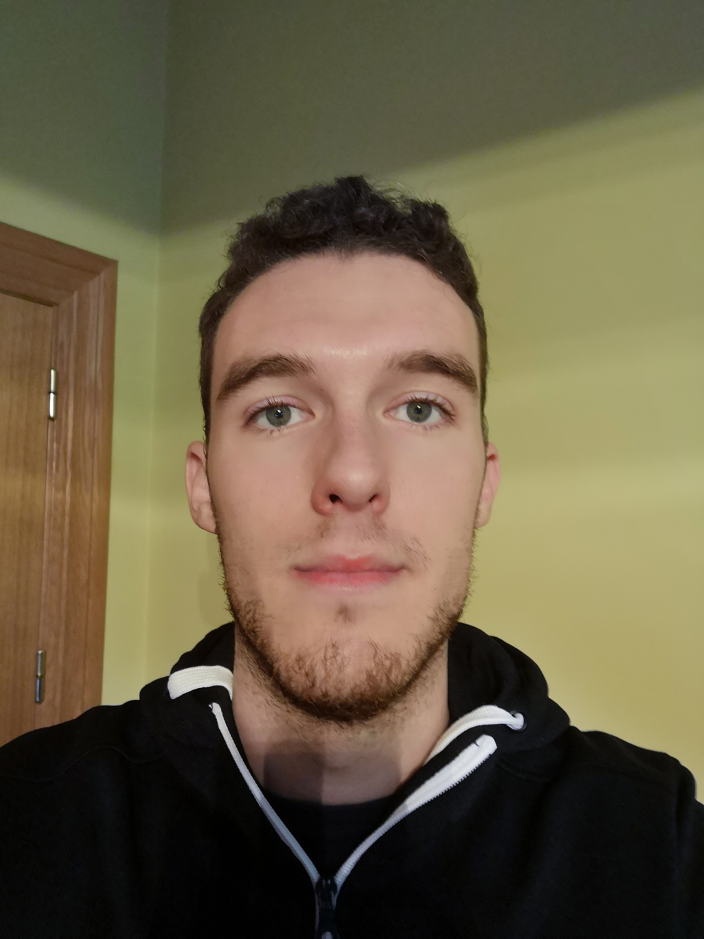
#> input picture Imagenes/imagen1.jpg, 4224 x 5632 px (shown at 1/6 size)
$ python -i recognition_opencv.py   (imports and definitions only)
#> lines starting #> are read from the running program, lines starting #| are printed output that depends on the picture
#> further down, picture is the input picture: shape (5632, 4224, 3); mean B, G, R 70, 95.4, 106.4
import cv2
import os

#Funcion para preparar las listas de personas y etiquetas para el entrenamiento
# [51 lines left out: function create_training_structures, not called in this run]

#Funcion para detectar caras en la imagen "img"
def detect_face(img):

    #Pasamos la imagen a escala de grises, esto es necesario para realizar el procesamiento
    gray = cv2.cvtColor(img, cv2.COLOR_BGR2GRAY)
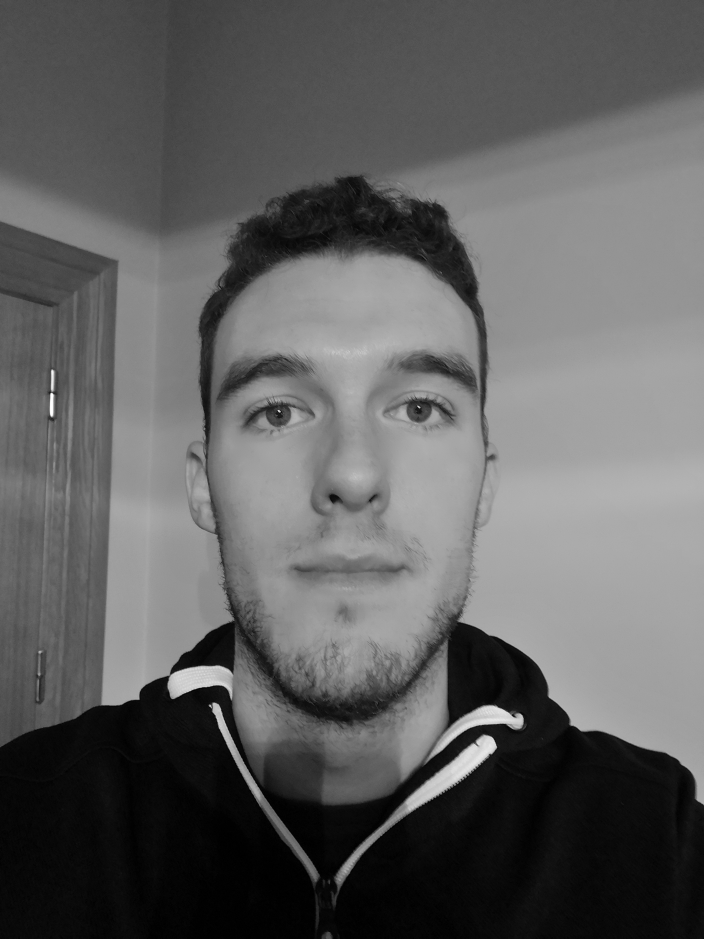
#> gray: shape (5632, 4224) (shown at 1/6 size); min 0, max 255, mean 95.8

    """
    #Ecualizacion del histograma (para suavizar los cambios de iluminacion)
    #equ = cv2.equalizeHist(resized)

    #Aplicando filtro bilatreal para realizar un suavizado de la imagen
    #blur = cv2.bilateralFilter(equ,9,75,75)
    """

    #Se hace uso del clasificador Haar
    #face_cascade = cv2.CascadeClassifier(cv2.data.haarcascades + "haarcascade_frontalface_default.xml")
    face_cascade = cv2.CascadeClassifier(cv2.data.haarcascades + "haarcascade_frontalface_alt.xml")
    #face_cascade = cv2.CascadeClassifier(cv2.data.haarcascades + "haarcascade_frontalface_alt2.xml")
    #face_cascade = cv2.CascadeClassifier(cv2.data.haarcascades + "haarcascade_frontalface_alt_tree.xml")

    #Obtenemos la lista de imagenes detectadas
    faces_detected = face_cascade.detectMultiScale(gray, scaleFactor=1.2)
#> faces_detected = [[1014, 1560, 2205, 2205]]

    #Si no hay caras detectadas devolvemos None
    if (len(faces_detected) == 0):
        return None

    #Lista para guardar la informacion de cada una de las caras detectadas
    faces_info = []

    #Recorremos cada una de las caras detectadas
    for element in faces_detected:

        #Posiciones dentro de la imagen de la cara detectada
        x, y, w, h = element

        f = cv2.resize(gray[y:y+h, x:x+w], (200, 200))

        #Para ver las caras que se detectan
        cv2.imshow("Detected face:", f)
        cv2.waitKey(250)

        #Añadimos unicamente la parte de la imagen donde se encuentra la cara
        faces_info.append(f)
#> this loop made 1 pass
#> pass 1, in detect_face, `f = cv2.resize(gray[y:y+h, x:x+w], (200, 200))`:
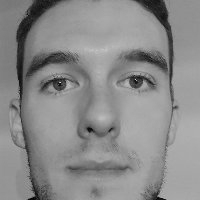
#> f: shape (200, 200); min 2, max 219, mean 138.7
#> after the loop, faces_info = 1 item

    return faces_info

#Funcion para reconocer a la persona que se halla en la imagen pasada
# [34 lines left out: function predict, not called in this run]

>>> import cv2
>>> picture = cv2.imread('Imagenes/imagen1.jpg')
>>> result = detect_face(picture)
#> result = 1 item

$ run again, on Imagenes/imagen2.jpg
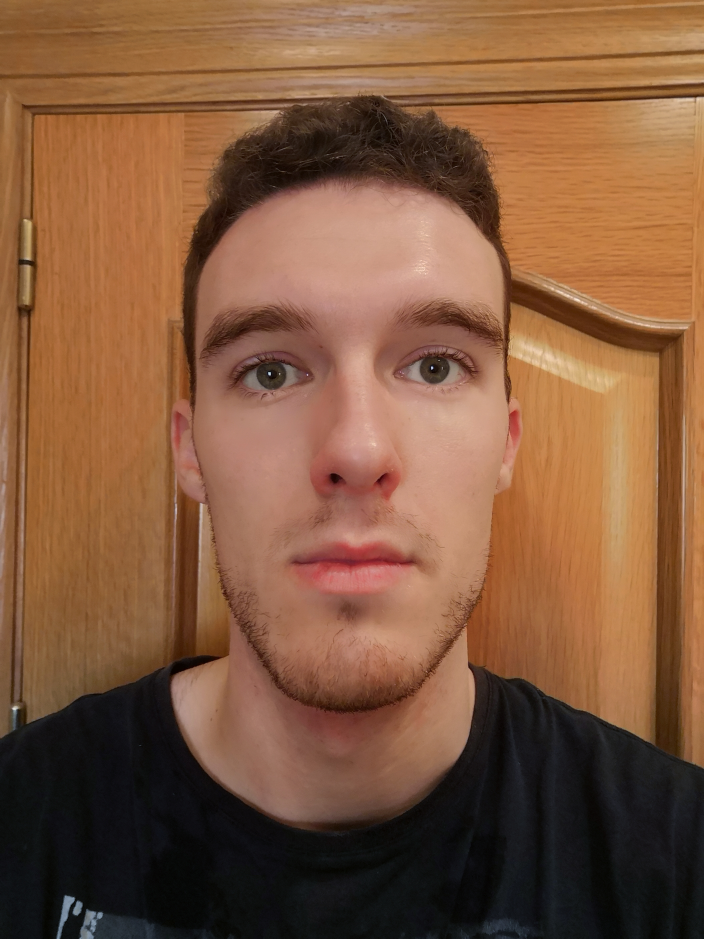
#> input picture Imagenes/imagen2.jpg, 4224 x 5632 px (shown at 1/6 size)
#> picture is the input picture: shape (5632, 4224, 3); mean B, G, R 61.9, 89, 129.5
#> in detect_face, `gray = cv2.cvtColor(img, cv2.COLOR_BGR2GRAY)`:
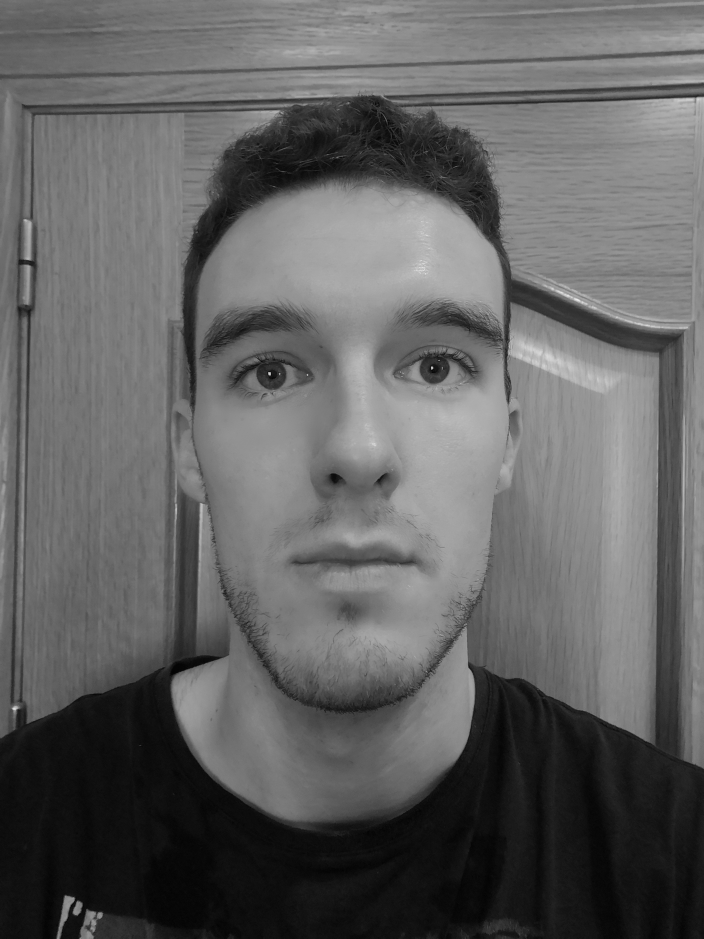
#> gray: shape (5632, 4224) (shown at 1/6 size); min 0, max 254, mean 98
#> faces_detected = [[764, 1098, 2774, 2774]]
#> the loop in detect_face, `for element in faces_detected:` made 1 pass
#> pass 1, in detect_face, `f = cv2.resize(gray[y:y+h, x:x+w], (200, 200))`:
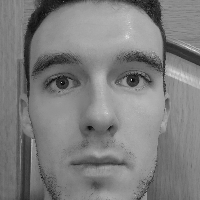
#> f: shape (200, 200); min 1, max 240, mean 126.2
#> after the loop in detect_face, `for element in faces_detected:`: faces_info = 1 item

$ run again, on Imagenes/imagenManu (1).jpg
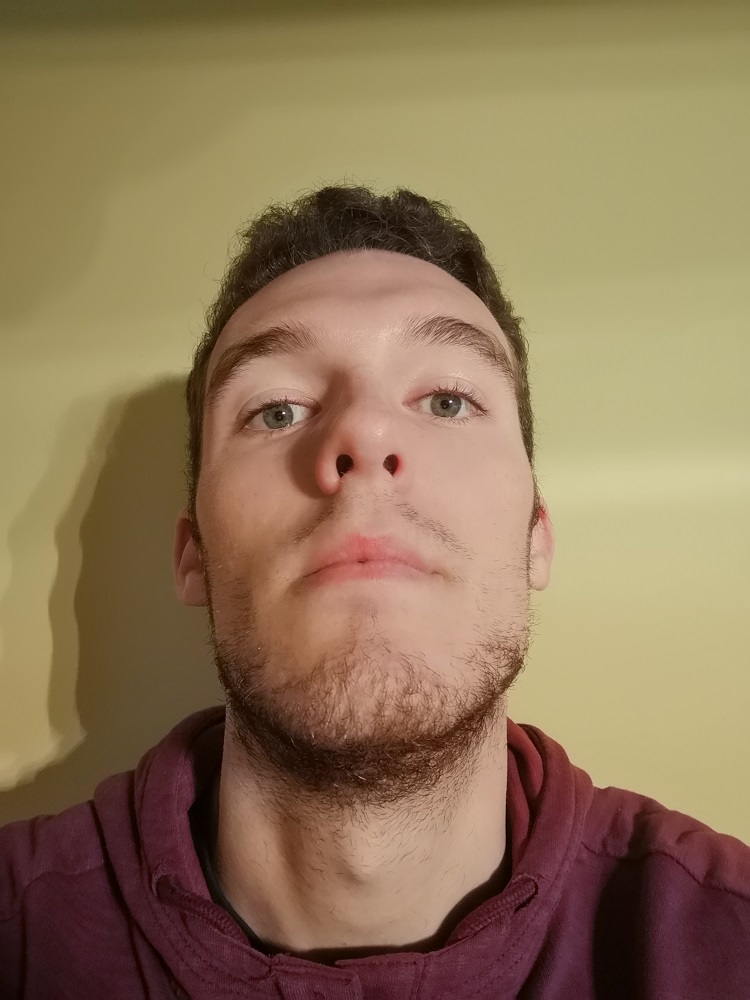
#> input picture Imagenes/imagenManu (1).jpg, 750 x 1000 px
#> picture is the input picture: shape (1000, 750, 3); mean B, G, R 87.4, 118.2, 143
#> in detect_face, `gray = cv2.cvtColor(img, cv2.COLOR_BGR2GRAY)`:
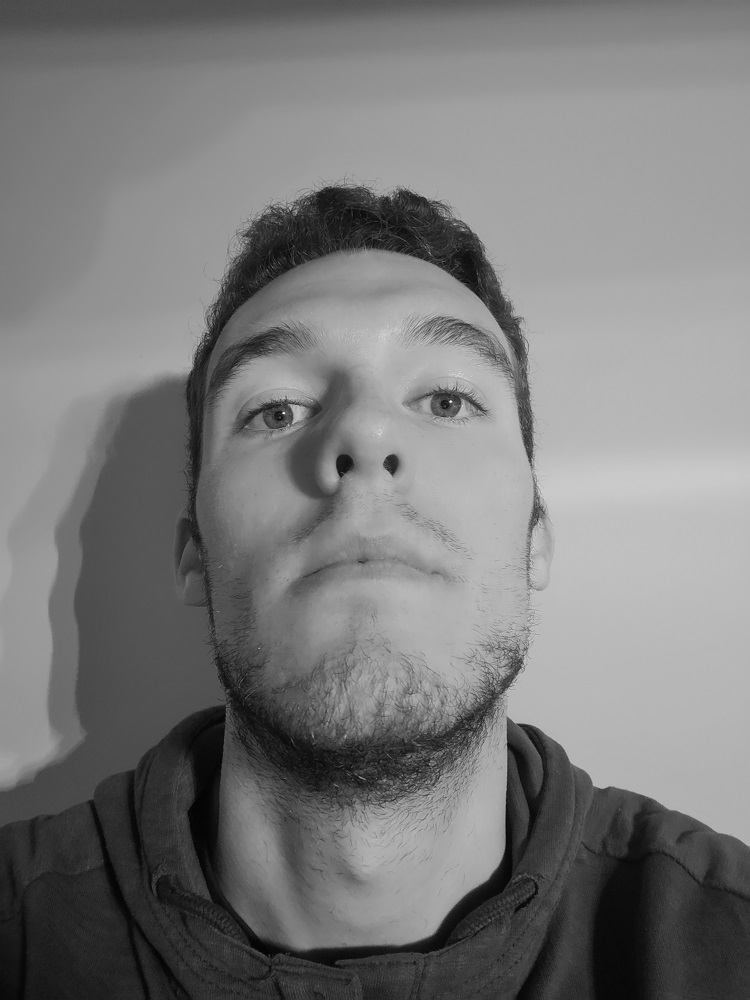
#> gray: shape (1000, 750); min 2, max 247, mean 122.1
#> faces_detected = ()
